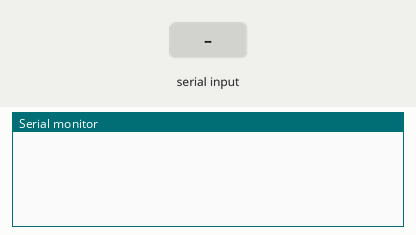
Simulated run of this sketch. Board: ESP32-S3. On the bench: the last lines printed to the serial monitor. The inputs (shaded band) are chosen by the test bench.

Above: at 1.2 s.
1.3 s: "?" received over Serial
At 2.0 s:
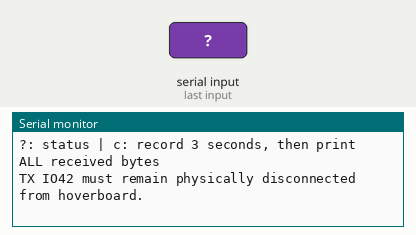
2.8 s: "c" received over Serial
At 4.1 s:
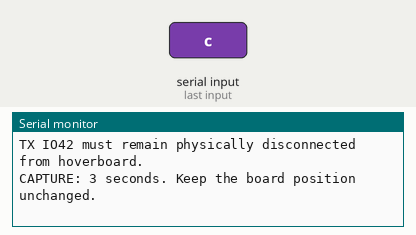

Measured:
- after the input at 1.3 s, the serial monitor: prints a new line at once (image 1)
- after the input at 2.8 s, the serial monitor: prints a new line at once (image 2)

The sketch:

esp32_s3_uart_raw_capture.ino
```cpp
/* SIFAR RAW CAPTURE v1 - receive only, no servo, Wi-Fi, or UART writes.
 * Before uploading: disconnect IO42 from the hoverboard; IO41 disconnected too.
 * USB CDC On Boot: Enabled. USB Serial Monitor: 115200 baud.
 * ? = status; c = capture RX for 3 seconds, then print all bytes in HEX.
 * The LEDC servo controller must not run on IO41 during capture.
 * RX wiring/voltage must be checked separately before connecting the vehicle.
 * Software timestamps describe UART reads, not logic-analyzer edge timings.
 */
#include <Arduino.h>

HardwareSerial HoverUart(1);
constexpr int RX_PIN = 41;
constexpr int DISCONNECTED_TX_PIN = 42;
constexpr uint32_t HOVER_BAUD = 9600;
constexpr uint32_t CAPTURE_MS = 3000;
constexpr size_t CAPACITY = 4096;
uint8_t capturedBytes[CAPACITY];
uint32_t readTimesUs[CAPACITY];

void showStatus() {
  Serial.println("SIFAR RAW CAPTURE v1 | RX IO41 | 9600 8N1 | NO UART TRANSMISSION");
  Serial.println("?: status | c: record 3 seconds, then print ALL received bytes");
  Serial.println("TX IO42 must remain physically disconnected from hoverboard.");
}

void capture() {
  while (HoverUart.available() > 0) HoverUart.read();
  Serial.println("CAPTURE: 3 seconds. Keep the board position unchanged.");
  Serial.flush();
  const uint32_t startMs = millis();
  const uint32_t startUs = micros();
  size_t count = 0;
  size_t dropped = 0;
  // No USB printing during collection, to reduce timing disturbances.
  while (millis() - startMs < CAPTURE_MS) {
    while (HoverUart.available() > 0) {
      const int value = HoverUart.read();
      if (value < 0) break;
      const uint32_t relativeUs = micros() - startUs;
      if (count < CAPACITY) {
        capturedBytes[count] = static_cast<uint8_t>(value);
        readTimesUs[count] = relativeUs;
        ++count;
      } else {
        ++dropped;
      }
      if (millis() - startMs >= CAPTURE_MS) break;
    }
    delay(1);
  }

  Serial.printf("CAPTURE END: bytes=%u, storage_dropped=%u\n",
                static_cast<unsigned int>(count), static_cast<unsigned int>(dropped));
  Serial.println("RAW: [first-read us .. last-read us] HEX; rows are NOT protocol frames.");
  for (size_t first = 0; first < count; first += 16) {
    const size_t end = (first + 16 < count) ? first + 16 : count;
    Serial.printf("[%lu..%lu us] ", static_cast<unsigned long>(readTimesUs[first]),
                  static_cast<unsigned long>(readTimesUs[end - 1]));
    for (size_t i = first; i < end; ++i) {
      Serial.printf("%02X ", static_cast<unsigned int>(capturedBytes[i]));
    }
    Serial.println();
  }

  size_t candidates = 0;
  uint32_t previousUs = 0;
  uint32_t minimumUs = UINT32_MAX;
  uint32_t maximumUs = 0;
  uint64_t sumUs = 0;
  // Scan overlapping windows: do not lose a possible start after a bad window.
  for (size_t i = 0; i + 3 < count; ++i) {
    if (capturedBytes[i] != 0xB5 || capturedBytes[i + 3] != 0xE7) continue;
    const uint32_t timestamp = readTimesUs[i];
    if (candidates > 0) {
      const uint32_t interval = timestamp - previousUs;
      if (interval < minimumUs) minimumUs = interval;
      if (interval > maximumUs) maximumUs = interval;
      sumUs += interval;
    }
    previousUs = timestamp;
    ++candidates;
  }
  Serial.printf("B5 ?? ?? E7 candidates=%u (pattern matches, NOT validated packets)\n",
                static_cast<unsigned int>(candidates));
  if (candidates > 1) {
    Serial.printf("Approx candidate interval us: min=%lu mean=%lu max=%lu\n",
                  static_cast<unsigned long>(minimumUs),
                  static_cast<unsigned long>(sumUs / (candidates - 1)),
                  static_cast<unsigned long>(maximumUs));
  }
  Serial.println("DONE. Send ? for status or c for another capture.");
}

void setup() {
  Serial.begin(115200);
  HoverUart.setRxBufferSize(4096);
  HoverUart.begin(HOVER_BAUD, SERIAL_8N1, RX_PIN, DISCONNECTED_TX_PIN);
}

void loop() {
  if (Serial.available() == 0) return;
  const char command = static_cast<char>(Serial.read());
  if (command == '?') showStatus();
  else if (command == 'c' || command == 'C') capture();
}
```
